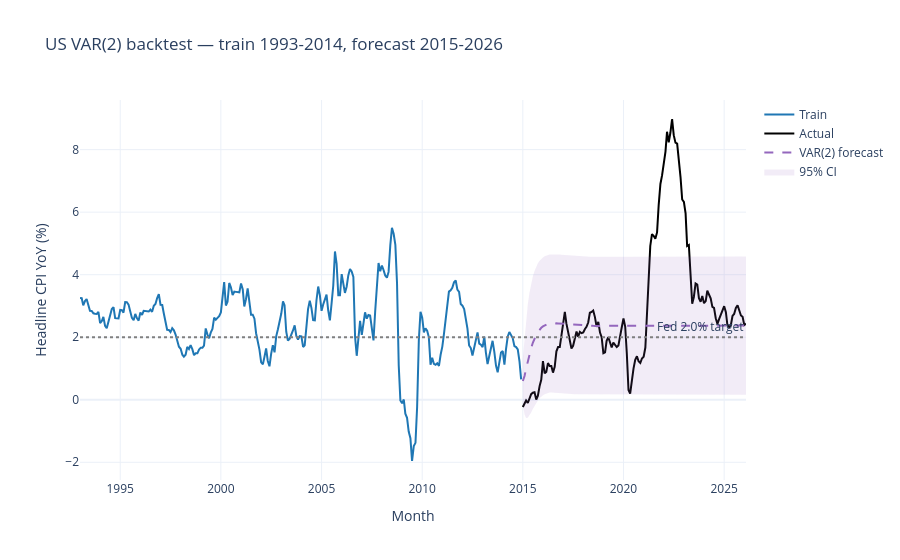

The notebook cell saved with this chart:
### Code cell
# ===== VAR backtest: train through 2014, test 2015-Feb 2026 =====
var_train = df.loc[TRAIN_START:BACKTEST_END,
                   ['headline_yoy', 'trimmed_mean_yoy', 'median_yoy']].dropna()
var_test  = df.loc['2015-01-01':CUTOFF,
                   ['headline_yoy', 'trimmed_mean_yoy', 'median_yoy']].dropna()
print(f'Train: {var_train.index.min().date()} to {var_train.index.max().date()}, n={len(var_train)}')
print(f'Test:  {var_test.index.min().date()}  to {var_test.index.max().date()},  n={len(var_test)}')

VAR_LAG = 2
var_model = VAR(var_train).fit(VAR_LAG)
print(f'VAR({VAR_LAG}) fitted, AIC={var_model.aic:.3f}')

# Forecast over test horizon
fcv_mid, fcv_lo95, fcv_hi95 = var_model.forecast_interval(
    y=var_train.values[-VAR_LAG:], steps=len(var_test), alpha=0.05)
_, fcv_lo80, fcv_hi80 = var_model.forecast_interval(
    y=var_train.values[-VAR_LAG:], steps=len(var_test), alpha=0.20)

H = 0   # headline column index
fcv_headline = fcv_mid[:, H]
fcv_h_lo95   = fcv_lo95[:, H]
fcv_h_hi95   = fcv_hi95[:, H]
fcv_h_lo80   = fcv_lo80[:, H]
fcv_h_hi80   = fcv_hi80[:, H]

# Metrics on headline
actual = var_test['headline_yoy'].values
rmse_var = np.sqrt(np.mean((actual - fcv_headline)**2))
mae_var  = np.mean(np.abs(actual - fcv_headline))
print(f'\nVAR backtest (headline only):')
print(f'  RMSE: {rmse_var:.3f} pp')
print(f'  MAE:  {mae_var:.3f} pp')
print(f'\nComparison with prior models:')
print(f'  Baseline ARIMA: RMSE={rmse:.3f}, MAE={mae:.3f}')
print(f'  SARIMAX-X:      RMSE={rmse_x:.3f}, MAE={mae_x:.3f}')
print(f'  VAR({VAR_LAG}):          RMSE={rmse_var:.3f}, MAE={mae_var:.3f}')

# Plot
fig_btv = go.Figure()
fig_btv.add_trace(go.Scatter(x=var_train.index, y=var_train['headline_yoy'].values,
                             mode='lines', name='Train', line=dict(color='#1f77b4')))
fig_btv.add_trace(go.Scatter(x=var_test.index, y=actual, mode='lines',
                             name='Actual', line=dict(color='black', width=2)))
fig_btv.add_trace(go.Scatter(x=var_test.index, y=fcv_headline, mode='lines',
                             name=f'VAR({VAR_LAG}) forecast',
                             line=dict(color='#9467bd', dash='dash', width=2)))
fig_btv.add_trace(go.Scatter(x=list(var_test.index) + list(var_test.index[::-1]),
                             y=list(fcv_h_hi95) + list(fcv_h_lo95[::-1]),
                             fill='toself', fillcolor='rgba(148,103,189,0.12)',
                             line=dict(width=0), name='95% CI'))
fig_btv.add_hline(y=MU_ANCHOR, line_dash='dot', line_color='grey',
                  annotation_text=f'Fed {MU_ANCHOR}% target')
fig_btv.update_layout(
    title=f'US VAR({VAR_LAG}) backtest — train {TRAIN_START[:4]}-{BACKTEST_END[:4]}, '
          f'forecast 2015-{CUTOFF[:4]}',
    xaxis_title='Month', yaxis_title='Headline CPI YoY (%)',
    template='plotly_white', hovermode='x unified')
fig_btv.show()

### Figure 1 — Plotly figure (JSON) as saved in the notebook; plotly's stock layout.template omitted (floating-point values rounded to 4 significant figures; data arrays with more than 128 entries replaced by an {"elided": "..."} marker saying what was removed)
{"data": [{"line": {"color": "#1f77b4"}, "mode": "lines", "name": "Train", "type": "scatter", "x": {"elided": "264 str values"}, "y": {"elided": "264 float values"}}, {"line": {"color": "black", "width": 2}, "mode": "lines", "name": "Actual", "type": "scatter", "x": {"elided": "133 str values"}, "y": {"elided": "133 float values"}}, {"line": {"color": "#9467bd", "dash": "dash", "width": 2}, "mode": "lines", "name": "VAR(2) forecast", "type": "scatter", "x": {"elided": "133 str values"}, "y": {"elided": "133 float values"}}, {"fill": "toself", "fillcolor": "rgba(148,103,189,0.12)", "line": {"width": 0}, "name": "95% CI", "type": "scatter", "x": {"elided": "266 str values"}, "y": {"elided": "266 float values"}}], "layout": {"annotations": [{"showarrow": false, "text": "Fed 2.0% target", "x": 1, "xanchor": "right", "xref": "x domain", "y": 2, "yanchor": "bottom", "yref": "y"}], "hovermode": "x unified", "shapes": [{"line": {"color": "grey", "dash": "dot"}, "type": "line", "x0": 0, "x1": 1, "xref": "x domain", "y0": 2, "y1": 2, "yref": "y"}], "title": {"text": "US VAR(2) backtest — train 1993-2014, forecast 2015-2026"}, "xaxis": {"title": {"text": "Month"}}, "yaxis": {"title": {"text": "Headline CPI YoY (%)"}}}}
